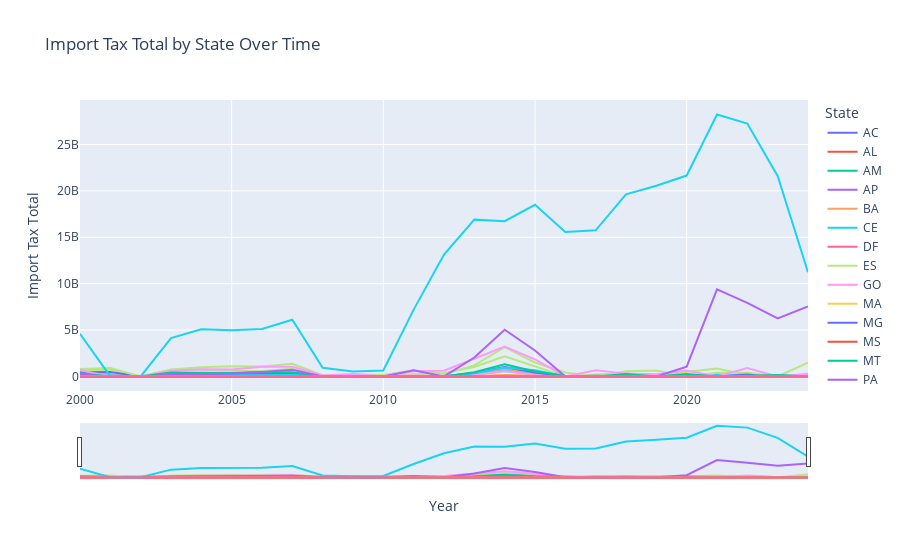

The notebook cell this image was saved under:
### Code cell
state_import_tax_fig = create_tax_trend_plot(df=plt_state_trend, tax_type="import", column="state")
state_import_tax_fig.show()

### Figure 1 — Plotly figure (JSON) as saved in the notebook; plotly's stock layout.template omitted (floating-point values rounded to 4 significant figures)
{"data": [{"customdata": [["AC"], ["AC"], ["AC"], ["AC"], ["AC"], ["AC"], ["AC"], ["AC"], ["AC"], ["AC"], ["AC"], ["AC"], ["AC"], ["AC"], ["AC"], ["AC"], ["AC"], ["AC"], ["AC"], ["AC"], ["AC"], ["AC"], ["AC"], ["AC"], ["AC"]], "hovertemplate": "state=%{customdata[0]}<br>Year=%{x}<br>Import Tax Total=%{y}<extra></extra>", "legendgroup": "AC", "line": {"color": "#636efa", "dash": "solid"}, "marker": {"symbol": "circle"}, "mode": "lines", "name": "AC", "orientation": "v", "showlegend": true, "type": "scatter", "x": [2000, 2001, 2002, 2003, 2004, 2005, 2006, 2007, 2008, 2009, 2010, 2011, 2012, 2013, 2014, 2015, 2016, 2017, 2018, 2019, 2020, 2021, 2022, 2023, 2024], "xaxis": "x", "y": [9763, 21124, 2515, 65818, 70647, 90912, 109128, 94177, 0, 0, 9990, 34313, 0, 17808, 238901, 13314, 0, 0, 0, 0, 0, 0, 0, 0, 0], "yaxis": "y"}, {"customdata": [["AL"], ["AL"], ["AL"], ["AL"], ["AL"], ["AL"], ["AL"], ["AL"], ["AL"], ["AL"], ["AL"], ["AL"], ["AL"], ["AL"], ["AL"], ["AL"], ["AL"], ["AL"], ["AL"], ["AL"], ["AL"], ["AL"], ["AL"], ["AL"], ["AL"]], "hovertemplate": "state=%{customdata[0]}<br>Year=%{x}<br>Import Tax Total=%{y}<extra></extra>", "legendgroup": "AL", "line": {"color": "#EF553B", "dash": "solid"}, "marker": {"symbol": "circle"}, "mode": "lines", "name": "AL", "orientation": "v", "showlegend": true, "type": "scatter", "x": [2000, 2001, 2002, 2003, 2004, 2005, 2006, 2007, 2008, 2009, 2010, 2011, 2012, 2013, 2014, 2015, 2016, 2017, 2018, 2019, 2020, 2021, 2022, 2023, 2024], "xaxis": "x", "y": [6839260, 10909186, 0, 5970599, 3316647, 4203046, -126804, 3483429, 0, 0, 0, 616332, 0, 3074222, 5117613, 604841, 0, 0, 0, 0, 0, 0, 0, 0, 0], "yaxis": "y"}, {"customdata": [["AM"], ["AM"], ["AM"], ["AM"], ["AM"], ["AM"], ["AM"], ["AM"], ["AM"], ["AM"], ["AM"], ["AM"], ["AM"], ["AM"], ["AM"], ["AM"], ["AM"], ["AM"], ["AM"], ["AM"], ["AM"], ["AM"], ["AM"], ["AM"], ["AM"]], "hovertemplate": "state=%{customdata[0]}<br>Year=%{x}<br>Import Tax Total=%{y}<extra></extra>", "legendgroup": "AM", "line": {"color": "#00cc96", "dash": "solid"}, "marker": {"symbol": "circle"}, "mode": "lines", "name": "AM", "orientation": "v", "showlegend": true, "type": "scatter", "x": [2000, 2001, 2002, 2003, 2004, 2005, 2006, 2007, 2008, 2009, 2010, 2011, 2012, 2013, 2014, 2015, 2016, 2017, 2018, 2019, 2020, 2021, 2022, 2023, 2024], "xaxis": "x", "y": [164099075, 177413514, 0, 186277577, 212066665, 192807402, 218987575, 283446316, 0, 0, 0, 25526047, 0, 254256326, 667252855, 253903837, 0, 0, 0, 59897377, 0, 0, 0, 0, 0], "yaxis": "y"}, {"customdata": [["AP"], ["AP"], ["AP"], ["AP"], ["AP"], ["AP"], ["AP"], ["AP"], ["AP"], ["AP"], ["AP"], ["AP"], ["AP"], ["AP"], ["AP"], ["AP"], ["AP"], ["AP"], ["AP"], ["AP"], ["AP"], ["AP"], ["AP"], ["AP"], ["AP"]], "hovertemplate": "state=%{customdata[0]}<br>Year=%{x}<br>Import Tax Total=%{y}<extra></extra>", "legendgroup": "AP", "line": {"color": "#ab63fa", "dash": "solid"}, "marker": {"symbol": "circle"}, "mode": "lines", "name": "AP", "orientation": "v", "showlegend": true, "type": "scatter", "x": [2000, 2001, 2002, 2003, 2004, 2005, 2006, 2007, 2008, 2009, 2010, 2011, 2012, 2013, 2014, 2015, 2016, 2017, 2018, 2019, 2020, 2021, 2022, 2023, 2024], "xaxis": "x", "y": [475526, 653490, 1423, 668085, 5316830, 159136, 77345, 1118604, 0, 0, 0, 104265, 0, 113588, 1094247, 122895, 0, 4642, 0, 0, 25, 0, 0, 0, 0], "yaxis": "y"}, {"customdata": [["BA"], ["BA"], ["BA"], ["BA"], ["BA"], ["BA"], ["BA"], ["BA"], ["BA"], ["BA"], ["BA"], ["BA"], ["BA"], ["BA"], ["BA"], ["BA"], ["BA"], ["BA"], ["BA"], ["BA"], ["BA"], ["BA"], ["BA"], ["BA"], ["BA"]], "hovertemplate": "state=%{customdata[0]}<br>Year=%{x}<br>Import Tax Total=%{y}<extra></extra>", "legendgroup": "BA", "line": {"color": "#FFA15A", "dash": "solid"}, "marker": {"symbol": "circle"}, "mode": "lines", "name": "BA", "orientation": "v", "showlegend": true, "type": "scatter", "x": [2000, 2001, 2002, 2003, 2004, 2005, 2006, 2007, 2008, 2009, 2010, 2011, 2012, 2013, 2014, 2015, 2016, 2017, 2018, 2019, 2020, 2021, 2022, 2023, 2024], "xaxis": "x", "y": [178338653, 211365712, 0, 217461740, 278451593, 242148689, 313993878, 367362384, 0, 0, 0, 37439011, 0, 382920729, 800733207, 362357657, 0, 0, 0, 0, 105429272, 0, 0, 0, 0], "yaxis": "y"}, {"customdata": [["CE"], ["CE"], ["CE"], ["CE"], ["CE"], ["CE"], ["CE"], ["CE"], ["CE"], ["CE"], ["CE"], ["CE"], ["CE"], ["CE"], ["CE"], ["CE"], ["CE"], ["CE"], ["CE"], ["CE"], ["CE"], ["CE"], ["CE"], ["CE"], ["CE"]], "hovertemplate": "state=%{customdata[0]}<br>Year=%{x}<br>Import Tax Total=%{y}<extra></extra>", "legendgroup": "CE", "line": {"color": "#19d3f3", "dash": "solid"}, "marker": {"symbol": "circle"}, "mode": "lines", "name": "CE", "orientation": "v", "showlegend": true, "type": "scatter", "x": [2000, 2001, 2002, 2003, 2004, 2005, 2006, 2007, 2008, 2009, 2010, 2011, 2012, 2013, 2014, 2015, 2016, 2017, 2018, 2019, 2020, 2021, 2022, 2023, 2024], "xaxis": "x", "y": [86059151, 97978069, 0, 98279078, 69159395, 69451034, 94140080, 141302759, 15923187, 0, 0, 45198061, 0, 214744525, 595217394, 230247617, 0, 0, 0, 0, 0, 86354388, 0, 0, 0], "yaxis": "y"}, {"customdata": [["DF"], ["DF"], ["DF"], ["DF"], ["DF"], ["DF"], ["DF"], ["DF"], ["DF"], ["DF"], ["DF"], ["DF"], ["DF"], ["DF"], ["DF"], ["DF"], ["DF"], ["DF"], ["DF"], ["DF"], ["DF"], ["DF"], ["DF"], ["DF"], ["DF"]], "hovertemplate": "state=%{customdata[0]}<br>Year=%{x}<br>Import Tax Total=%{y}<extra></extra>", "legendgroup": "DF", "line": {"color": "#FF6692", "dash": "solid"}, "marker": {"symbol": "circle"}, "mode": "lines", "name": "DF", "orientation": "v", "showlegend": true, "type": "scatter", "x": [2000, 2001, 2002, 2003, 2004, 2005, 2006, 2007, 2008, 2009, 2010, 2011, 2012, 2013, 2014, 2015, 2016, 2017, 2018, 2019, 2020, 2021, 2022, 2023, 2024], "xaxis": "x", "y": [26964155, 31730463, 0, 30114443, 15609162, 22094848, 21862139, 20777409, 1101055, 0, 0, 2471587, 0, 38694180, 42862598, 12426964, 0, 0, 0, 0, 0, 0, 0, 0, 0], "yaxis": "y"}, {"customdata": [["ES"], ["ES"], ["ES"], ["ES"], ["ES"], ["ES"], ["ES"], ["ES"], ["ES"], ["ES"], ["ES"], ["ES"], ["ES"], ["ES"], ["ES"], ["ES"], ["ES"], ["ES"], ["ES"], ["ES"], ["ES"], ["ES"], ["ES"], ["ES"], ["ES"]], "hovertemplate": "state=%{customdata[0]}<br>Year=%{x}<br>Import Tax Total=%{y}<extra></extra>", "legendgroup": "ES", "line": {"color": "#B6E880", "dash": "solid"}, "marker": {"symbol": "circle"}, "mode": "lines", "name": "ES", "orientation": "v", "showlegend": true, "type": "scatter", "x": [2000, 2001, 2002, 2003, 2004, 2005, 2006, 2007, 2008, 2009, 2010, 2011, 2012, 2013, 2014, 2015, 2016, 2017, 2018, 2019, 2020, 2021, 2022, 2023, 2024], "xaxis": "x", "y": [667141839, 733808122, 0, 741768876, 1002206690, 1092138101, 1072689804, 1370143653, 131062007, 106742303, 0, 245380503, 384828443, 1023768838, 2169071472, 1056824475, 0, 214047556, 319762140, 129174314, 473379734, 855199189, 162394367, 0, 1499641423], "yaxis": "y"}, {"customdata": [["GO"], ["GO"], ["GO"], ["GO"], ["GO"], ["GO"], ["GO"], ["GO"], ["GO"], ["GO"], ["GO"], ["GO"], ["GO"], ["GO"], ["GO"], ["GO"], ["GO"], ["GO"], ["GO"], ["GO"], ["GO"], ["GO"], ["GO"], ["GO"], ["GO"]], "hovertemplate": "state=%{customdata[0]}<br>Year=%{x}<br>Import Tax Total=%{y}<extra></extra>", "legendgroup": "GO", "line": {"color": "#FF97FF", "dash": "solid"}, "marker": {"symbol": "circle"}, "mode": "lines", "name": "GO", "orientation": "v", "showlegend": true, "type": "scatter", "x": [2000, 2001, 2002, 2003, 2004, 2005, 2006, 2007, 2008, 2009, 2010, 2011, 2012, 2013, 2014, 2015, 2016, 2017, 2018, 2019, 2020, 2021, 2022, 2023, 2024], "xaxis": "x", "y": [88990608, 120033407, 0, 121699815, 21903718, 27912460, 82076257, 218739878, 0, 0, 0, 91977768, 0, 172861051, 598900438, 181749110, 0, 0, 0, 0, 0, 0, 0, 0, 0], "yaxis": "y"}, {"customdata": [["MA"], ["MA"], ["MA"], ["MA"], ["MA"], ["MA"], ["MA"], ["MA"], ["MA"], ["MA"], ["MA"], ["MA"], ["MA"], ["MA"], ["MA"], ["MA"], ["MA"], ["MA"], ["MA"], ["MA"], ["MA"], ["MA"], ["MA"], ["MA"], ["MA"]], "hovertemplate": "state=%{customdata[0]}<br>Year=%{x}<br>Import Tax Total=%{y}<extra></extra>", "legendgroup": "MA", "line": {"color": "#FECB52", "dash": "solid"}, "marker": {"symbol": "circle"}, "mode": "lines", "name": "MA", "orientation": "v", "showlegend": true, "type": "scatter", "x": [2000, 2001, 2002, 2003, 2004, 2005, 2006, 2007, 2008, 2009, 2010, 2011, 2012, 2013, 2014, 2015, 2016, 2017, 2018, 2019, 2020, 2021, 2022, 2023, 2024], "xaxis": "x", "y": [54042783, 21100300, 0, 21726981, 26657003, 33738797, 32319886, 55887960, 0, 0, 0, 5391820, 0, 16119512, 72589425, 27260054, 0, 0, 0, 0, 0, 0, 1384262, 0, 0], "yaxis": "y"}, {"customdata": [["MG"], ["MG"], ["MG"], ["MG"], ["MG"], ["MG"], ["MG"], ["MG"], ["MG"], ["MG"], ["MG"], ["MG"], ["MG"], ["MG"], ["MG"], ["MG"], ["MG"], ["MG"], ["MG"], ["MG"], ["MG"], ["MG"], ["MG"], ["MG"], ["MG"]], "hovertemplate": "state=%{customdata[0]}<br>Year=%{x}<br>Import Tax Total=%{y}<extra></extra>", "legendgroup": "MG", "line": {"color": "#636efa", "dash": "solid"}, "marker": {"symbol": "circle"}, "mode": "lines", "name": "MG", "orientation": "v", "showlegend": true, "type": "scatter", "x": [2000, 2001, 2002, 2003, 2004, 2005, 2006, 2007, 2008, 2009, 2010, 2011, 2012, 2013, 2014, 2015, 2016, 2017, 2018, 2019, 2020, 2021, 2022, 2023, 2024], "xaxis": "x", "y": [447682435, 486997525, 0, 428346714, 189197523, 204407660, 270581602, 374116179, 31739982, 0, 0, 66259177, 0, 390140950, 1007886081, 435964883, 0, 64339371, 0, 0, 165263618, 0, 270486244, 0, 0], "yaxis": "y"}, {"customdata": [["MS"], ["MS"], ["MS"], ["MS"], ["MS"], ["MS"], ["MS"], ["MS"], ["MS"], ["MS"], ["MS"], ["MS"], ["MS"], ["MS"], ["MS"], ["MS"], ["MS"], ["MS"], ["MS"], ["MS"], ["MS"], ["MS"], ["MS"], ["MS"], ["MS"]], "hovertemplate": "state=%{customdata[0]}<br>Year=%{x}<br>Import Tax Total=%{y}<extra></extra>", "legendgroup": "MS", "line": {"color": "#EF553B", "dash": "solid"}, "marker": {"symbol": "circle"}, "mode": "lines", "name": "MS", "orientation": "v", "showlegend": true, "type": "scatter", "x": [2000, 2001, 2002, 2003, 2004, 2005, 2006, 2007, 2008, 2009, 2010, 2011, 2012, 2013, 2014, 2015, 2016, 2017, 2018, 2019, 2020, 2021, 2022, 2023, 2024], "xaxis": "x", "y": [3264700, 6101253, 0, 25431653, 930766, 740632, 1019933, 2659632, 0, 0, 0, 1027066, 0, 1191113, 4790800, 1116346, 0, 0, 0, 0, 0, 0, 0, 0, 0], "yaxis": "y"}, {"customdata": [["MT"], ["MT"], ["MT"], ["MT"], ["MT"], ["MT"], ["MT"], ["MT"], ["MT"], ["MT"], ["MT"], ["MT"], ["MT"], ["MT"], ["MT"], ["MT"], ["MT"], ["MT"], ["MT"], ["MT"], ["MT"], ["MT"], ["MT"], ["MT"], ["MT"]], "hovertemplate": "state=%{customdata[0]}<br>Year=%{x}<br>Import Tax Total=%{y}<extra></extra>", "legendgroup": "MT", "line": {"color": "#00cc96", "dash": "solid"}, "marker": {"symbol": "circle"}, "mode": "lines", "name": "MT", "orientation": "v", "showlegend": true, "type": "scatter", "x": [2000, 2001, 2002, 2003, 2004, 2005, 2006, 2007, 2008, 2009, 2010, 2011, 2012, 2013, 2014, 2015, 2016, 2017, 2018, 2019, 2020, 2021, 2022, 2023, 2024], "xaxis": "x", "y": [7677782, 11067663, 0, 29313734, 877778, 3195193, 8867622, 14264067, 0, 1744754, 0, 1044271, 0, 8406007, 76016545, 9098073, 0, 1357881, 0, 0, 0, 0, 0, 0, 0], "yaxis": "y"}, {"customdata": [["PA"], ["PA"], ["PA"], ["PA"], ["PA"], ["PA"], ["PA"], ["PA"], ["PA"], ["PA"], ["PA"], ["PA"], ["PA"], ["PA"], ["PA"], ["PA"], ["PA"], ["PA"], ["PA"], ["PA"], ["PA"], ["PA"], ["PA"], ["PA"], ["PA"]], "hovertemplate": "state=%{customdata[0]}<br>Year=%{x}<br>Import Tax Total=%{y}<extra></extra>", "legendgroup": "PA", "line": {"color": "#ab63fa", "dash": "solid"}, "marker": {"symbol": "circle"}, "mode": "lines", "name": "PA", "orientation": "v", "showlegend": true, "type": "scatter", "x": [2000, 2001, 2002, 2003, 2004, 2005, 2006, 2007, 2008, 2009, 2010, 2011, 2012, 2013, 2014, 2015, 2016, 2017, 2018, 2019, 2020, 2021, 2022, 2023, 2024], "xaxis": "x", "y": [29032785, 30263628, 0, 40265773, 24089988, 16407733, 17806501, 27437276, 0, 0, 2170833, 1776251, 6537218, 21677972, 66659930, 22868482, 0, 0, 0, 0, 0, 0, 0, 0, 0], "yaxis": "y"}, {"customdata": [["PB"], ["PB"], ["PB"], ["PB"], ["PB"], ["PB"], ["PB"], ["PB"], ["PB"], ["PB"], ["PB"], ["PB"], ["PB"], ["PB"], ["PB"], ["PB"], ["PB"], ["PB"], ["PB"], ["PB"], ["PB"], ["PB"], ["PB"], ["PB"], ["PB"]], "hovertemplate": "state=%{customdata[0]}<br>Year=%{x}<br>Import Tax Total=%{y}<extra></extra>", "legendgroup": "PB", "line": {"color": "#FFA15A", "dash": "solid"}, "marker": {"symbol": "circle"}, "mode": "lines", "name": "PB", "orientation": "v", "showlegend": true, "type": "scatter", "x": [2000, 2001, 2002, 2003, 2004, 2005, 2006, 2007, 2008, 2009, 2010, 2011, 2012, 2013, 2014, 2015, 2016, 2017, 2018, 2019, 2020, 2021, 2022, 2023, 2024], "xaxis": "x", "y": [15441688, 13196414, 0, 8610426, 5460024, 4812751, 12251034, 14311387, 0, 4668695, 5655269, 9971480, 0, 40919763, 143450927, 59738670, 0, 0, 0, 0, 0, 0, 0, 0, 0], "yaxis": "y"}, {"customdata": [["PE"], ["PE"], ["PE"], ["PE"], ["PE"], ["PE"], ["PE"], ["PE"], ["PE"], ["PE"], ["PE"], ["PE"], ["PE"], ["PE"], ["PE"], ["PE"], ["PE"], ["PE"], ["PE"], ["PE"], ["PE"], ["PE"], ["PE"], ["PE"], ["PE"]], "hovertemplate": "state=%{customdata[0]}<br>Year=%{x}<br>Import Tax Total=%{y}<extra></extra>", "legendgroup": "PE", "line": {"color": "#19d3f3", "dash": "solid"}, "marker": {"symbol": "circle"}, "mode": "lines", "name": "PE", "orientation": "v", "showlegend": true, "type": "scatter", "x": [2000, 2001, 2002, 2003, 2004, 2005, 2006, 2007, 2008, 2009, 2010, 2011, 2012, 2013, 2014, 2015, 2016, 2017, 2018, 2019, 2020, 2021, 2022, 2023, 2024], "xaxis": "x", "y": [113994044, 110780016, 0, 120066699, 122064857, 118505890, 143172390, 166770047, 0, 0, 0, 46178471, 0, 338684428, 955651855, 673158683, 0, 0, 0, 0, 0, 243036486, 0, 106387277, 113326661], "yaxis": "y"}, {"customdata": [["PI"], ["PI"], ["PI"], ["PI"], ["PI"], ["PI"], ["PI"], ["PI"], ["PI"], ["PI"], ["PI"], ["PI"], ["PI"], ["PI"], ["PI"], ["PI"], ["PI"], ["PI"], ["PI"], ["PI"], ["PI"], ["PI"], ["PI"], ["PI"], ["PI"]], "hovertemplate": "state=%{customdata[0]}<br>Year=%{x}<br>Import Tax Total=%{y}<extra></extra>", "legendgroup": "PI", "line": {"color": "#FF6692", "dash": "solid"}, "marker": {"symbol": "circle"}, "mode": "lines", "name": "PI", "orientation": "v", "showlegend": true, "type": "scatter", "x": [2000, 2001, 2002, 2003, 2004, 2005, 2006, 2007, 2008, 2009, 2010, 2011, 2012, 2013, 2014, 2015, 2016, 2017, 2018, 2019, 2020, 2021, 2022, 2023, 2024], "xaxis": "x", "y": [4131846, 3876349, 0, 3327281, 305853, 143071, 266590, 466798, 0, 0, 0, 90760, 0, 2618556, 873846, 369830, 0, 0, 0, 0, 0, 0, 0, 0, 0], "yaxis": "y"}, {"customdata": [["PR"], ["PR"], ["PR"], ["PR"], ["PR"], ["PR"], ["PR"], ["PR"], ["PR"], ["PR"], ["PR"], ["PR"], ["PR"], ["PR"], ["PR"], ["PR"], ["PR"], ["PR"], ["PR"], ["PR"], ["PR"], ["PR"], ["PR"], ["PR"], ["PR"]], "hovertemplate": "state=%{customdata[0]}<br>Year=%{x}<br>Import Tax Total=%{y}<extra></extra>", "legendgroup": "PR", "line": {"color": "#B6E880", "dash": "solid"}, "marker": {"symbol": "circle"}, "mode": "lines", "name": "PR", "orientation": "v", "showlegend": true, "type": "scatter", "x": [2000, 2001, 2002, 2003, 2004, 2005, 2006, 2007, 2008, 2009, 2010, 2011, 2012, 2013, 2014, 2015, 2016, 2017, 2018, 2019, 2020, 2021, 2022, 2023, 2024], "xaxis": "x", "y": [801005657, 906910280, 0, 712606050, 733018233, 620143751, 596440063, 833598565, 0, 212391828, 165202485, 663909993, 256296474, 1191983968, 3160404022, 1505366596, 418630978, 0, 553957539, 634653800, 0, 396317827, 438924365, 0, 0], "yaxis": "y"}, {"customdata": [["RJ"], ["RJ"], ["RJ"], ["RJ"], ["RJ"], ["RJ"], ["RJ"], ["RJ"], ["RJ"], ["RJ"], ["RJ"], ["RJ"], ["RJ"], ["RJ"], ["RJ"], ["RJ"], ["RJ"], ["RJ"], ["RJ"], ["RJ"], ["RJ"], ["RJ"], ["RJ"], ["RJ"], ["RJ"]], "hovertemplate": "state=%{customdata[0]}<br>Year=%{x}<br>Import Tax Total=%{y}<extra></extra>", "legendgroup": "RJ", "line": {"color": "#FF97FF", "dash": "solid"}, "marker": {"symbol": "circle"}, "mode": "lines", "name": "RJ", "orientation": "v", "showlegend": true, "type": "scatter", "x": [2000, 2001, 2002, 2003, 2004, 2005, 2006, 2007, 2008, 2009, 2010, 2011, 2012, 2013, 2014, 2015, 2016, 2017, 2018, 2019, 2020, 2021, 2022, 2023, 2024], "xaxis": "x", "y": [665164034, 0, 0, 580694984, 763219359, 759179724, 1039004964, 1056949502, 111673859, 276589013, 0, 570280925, 625961266, 1954676181, 3224251829, 1842422318, 0, 677136017, 304651042, 231091615, 651409907, 0, 909087124, 0, 281863346], "yaxis": "y"}, {"customdata": [["RN"], ["RN"], ["RN"], ["RN"], ["RN"], ["RN"], ["RN"], ["RN"], ["RN"], ["RN"], ["RN"], ["RN"], ["RN"], ["RN"], ["RN"], ["RN"], ["RN"], ["RN"], ["RN"], ["RN"], ["RN"], ["RN"], ["RN"], ["RN"], ["RN"]], "hovertemplate": "state=%{customdata[0]}<br>Year=%{x}<br>Import Tax Total=%{y}<extra></extra>", "legendgroup": "RN", "line": {"color": "#FECB52", "dash": "solid"}, "marker": {"symbol": "circle"}, "mode": "lines", "name": "RN", "orientation": "v", "showlegend": true, "type": "scatter", "x": [2000, 2001, 2002, 2003, 2004, 2005, 2006, 2007, 2008, 2009, 2010, 2011, 2012, 2013, 2014, 2015, 2016, 2017, 2018, 2019, 2020, 2021, 2022, 2023, 2024], "xaxis": "x", "y": [11313955, 0, 0, 26885030, 16114121, 2550607, 3624771, 7101739, 0, 0, 0, 5131993, 0, 4663246, 18546632, 11822096, 0, 0, 0, 0, 0, 0, 0, 0, 0], "yaxis": "y"}, {"customdata": [["RO"], ["RO"], ["RO"], ["RO"], ["RO"], ["RO"], ["RO"], ["RO"], ["RO"], ["RO"], ["RO"], ["RO"], ["RO"], ["RO"], ["RO"], ["RO"], ["RO"], ["RO"], ["RO"], ["RO"], ["RO"], ["RO"], ["RO"], ["RO"], ["RO"]], "hovertemplate": "state=%{customdata[0]}<br>Year=%{x}<br>Import Tax Total=%{y}<extra></extra>", "legendgroup": "RO", "line": {"color": "#636efa", "dash": "solid"}, "marker": {"symbol": "circle"}, "mode": "lines", "name": "RO", "orientation": "v", "showlegend": true, "type": "scatter", "x": [2000, 2001, 2002, 2003, 2004, 2005, 2006, 2007, 2008, 2009, 2010, 2011, 2012, 2013, 2014, 2015, 2016, 2017, 2018, 2019, 2020, 2021, 2022, 2023, 2024], "xaxis": "x", "y": [473614, 0, 0, 1675461, 619599, 537437, 143958, 166538, 76432, 0, 0, 261773, 0, 369021, 821975, 87319, 0, 0, 0, 14945, 0, 0, 0, 0, 0], "yaxis": "y"}, {"customdata": [["RR"], ["RR"], ["RR"], ["RR"], ["RR"], ["RR"], ["RR"], ["RR"], ["RR"], ["RR"], ["RR"], ["RR"], ["RR"], ["RR"], ["RR"], ["RR"], ["RR"], ["RR"], ["RR"], ["RR"], ["RR"], ["RR"], ["RR"], ["RR"], ["RR"]], "hovertemplate": "state=%{customdata[0]}<br>Year=%{x}<br>Import Tax Total=%{y}<extra></extra>", "legendgroup": "RR", "line": {"color": "#EF553B", "dash": "solid"}, "marker": {"symbol": "circle"}, "mode": "lines", "name": "RR", "orientation": "v", "showlegend": true, "type": "scatter", "x": [2000, 2001, 2002, 2003, 2004, 2005, 2006, 2007, 2008, 2009, 2010, 2011, 2012, 2013, 2014, 2015, 2016, 2017, 2018, 2019, 2020, 2021, 2022, 2023, 2024], "xaxis": "x", "y": [55851, 2119, 1283, 137251, 280987, 58902, 203821, 1002685, 0, 0, 0, 53841, 0, 146844, 395368, 172326, 31240, 0, 0, 0, 0, 4697, 46164, 0, 0], "yaxis": "y"}, {"customdata": [["RS"], ["RS"], ["RS"], ["RS"], ["RS"], ["RS"], ["RS"], ["RS"], ["RS"], ["RS"], ["RS"], ["RS"], ["RS"], ["RS"], ["RS"], ["RS"], ["RS"], ["RS"], ["RS"], ["RS"], ["RS"], ["RS"], ["RS"], ["RS"], ["RS"]], "hovertemplate": "state=%{customdata[0]}<br>Year=%{x}<br>Import Tax Total=%{y}<extra></extra>", "legendgroup": "RS", "line": {"color": "#00cc96", "dash": "solid"}, "marker": {"symbol": "circle"}, "mode": "lines", "name": "RS", "orientation": "v", "showlegend": true, "type": "scatter", "x": [2000, 2001, 2002, 2003, 2004, 2005, 2006, 2007, 2008, 2009, 2010, 2011, 2012, 2013, 2014, 2015, 2016, 2017, 2018, 2019, 2020, 2021, 2022, 2023, 2024], "xaxis": "x", "y": [351389088, 0, 0, 423365235, 388057203, 367183781, 490440041, 445813685, 0, 0, 0, 69944998, 0, 458497730, 1300351553, 527227973, 84678557, 0, 261353075, 0, 269275170, 0, 102649422, 143730828, 0], "yaxis": "y"}, {"customdata": [["SC"], ["SC"], ["SC"], ["SC"], ["SC"], ["SC"], ["SC"], ["SC"], ["SC"], ["SC"], ["SC"], ["SC"], ["SC"], ["SC"], ["SC"], ["SC"], ["SC"], ["SC"], ["SC"], ["SC"], ["SC"], ["SC"], ["SC"], ["SC"], ["SC"]], "hovertemplate": "state=%{customdata[0]}<br>Year=%{x}<br>Import Tax Total=%{y}<extra></extra>", "legendgroup": "SC", "line": {"color": "#ab63fa", "dash": "solid"}, "marker": {"symbol": "circle"}, "mode": "lines", "name": "SC", "orientation": "v", "showlegend": true, "type": "scatter", "x": [2000, 2001, 2002, 2003, 2004, 2005, 2006, 2007, 2008, 2009, 2010, 2011, 2012, 2013, 2014, 2015, 2016, 2017, 2018, 2019, 2020, 2021, 2022, 2023, 2024], "xaxis": "x", "y": [180521253, 0, 0, 175834053, 226843238, 311581568, 486736238, 730642801, 0, 0, 0, 661473320, 0, 2041167702, 5040072385, 2802299346, 0, 0, 0, 0, 1060365459, 9376495730, 7922813459, 6247683523, 7537483878], "yaxis": "y"}, {"customdata": [["SE"], ["SE"], ["SE"], ["SE"], ["SE"], ["SE"], ["SE"], ["SE"], ["SE"], ["SE"], ["SE"], ["SE"], ["SE"], ["SE"], ["SE"], ["SE"], ["SE"], ["SE"], ["SE"], ["SE"], ["SE"], ["SE"], ["SE"], ["SE"], ["SE"]], "hovertemplate": "state=%{customdata[0]}<br>Year=%{x}<br>Import Tax Total=%{y}<extra></extra>", "legendgroup": "SE", "line": {"color": "#FFA15A", "dash": "solid"}, "marker": {"symbol": "circle"}, "mode": "lines", "name": "SE", "orientation": "v", "showlegend": true, "type": "scatter", "x": [2000, 2001, 2002, 2003, 2004, 2005, 2006, 2007, 2008, 2009, 2010, 2011, 2012, 2013, 2014, 2015, 2016, 2017, 2018, 2019, 2020, 2021, 2022, 2023, 2024], "xaxis": "x", "y": [10476611, 0, 0, 19448144, 2996006, 3573604, 2172636, 2163628, 0, 80976, 0, 594661, 0, 1330878, 4042362, 732049, 0, 0, 69853, 0, 0, 0, 0, 0, 0], "yaxis": "y"}, {"customdata": [["SP"], ["SP"], ["SP"], ["SP"], ["SP"], ["SP"], ["SP"], ["SP"], ["SP"], ["SP"], ["SP"], ["SP"], ["SP"], ["SP"], ["SP"], ["SP"], ["SP"], ["SP"], ["SP"], ["SP"], ["SP"], ["SP"], ["SP"], ["SP"], ["SP"]], "hovertemplate": "state=%{customdata[0]}<br>Year=%{x}<br>Import Tax Total=%{y}<extra></extra>", "legendgroup": "SP", "line": {"color": "#19d3f3", "dash": "solid"}, "marker": {"symbol": "circle"}, "mode": "lines", "name": "SP", "orientation": "v", "showlegend": true, "type": "scatter", "x": [2000, 2001, 2002, 2003, 2004, 2005, 2006, 2007, 2008, 2009, 2010, 2011, 2012, 2013, 2014, 2015, 2016, 2017, 2018, 2019, 2020, 2021, 2022, 2023, 2024], "xaxis": "x", "y": [4594836933, 0, 0, 4128325862, 5090798053, 4987912657, 5125222060, 6112982316, 937915289, 537216544, 634469139, 7203227323, 13138498085, 16901887542, 16736881988, 18506680028, 15576983597, 15755727727, 19631286031, 20559731430, 21652765044, 28229122055, 27253135218, 21604002214, 11224987027], "yaxis": "y"}, {"customdata": [["TO"], ["TO"], ["TO"], ["TO"], ["TO"], ["TO"], ["TO"], ["TO"], ["TO"], ["TO"], ["TO"], ["TO"], ["TO"], ["TO"], ["TO"], ["TO"], ["TO"], ["TO"], ["TO"], ["TO"], ["TO"], ["TO"], ["TO"], ["TO"], ["TO"]], "hovertemplate": "state=%{customdata[0]}<br>Year=%{x}<br>Import Tax Total=%{y}<extra></extra>", "legendgroup": "TO", "line": {"color": "#FF6692", "dash": "solid"}, "marker": {"symbol": "circle"}, "mode": "lines", "name": "TO", "orientation": "v", "showlegend": true, "type": "scatter", "x": [2000, 2001, 2002, 2003, 2004, 2005, 2006, 2007, 2008, 2009, 2010, 2011, 2012, 2013, 2014, 2015, 2016, 2017, 2018, 2019, 2020, 2021, 2022, 2023, 2024], "xaxis": "x", "y": [1171831, 434, 158, 2516322, 23140, 236684, 60707, 65220, 0, 0, 0, 1359, 0, 24112, 32914, 8463, 0, 0, 0, 0, 0, 957, 0, 2120391, 0], "yaxis": "y"}], "layout": {"hovermode": "closest", "legend": {"title": {"text": "State"}, "tracegroupgap": 0}, "title": {"text": "Import Tax Total by State Over Time"}, "xaxis": {"anchor": "y", "domain": [0, 1], "rangeslider": {"visible": true}, "title": {"text": "Year"}}, "yaxis": {"anchor": "x", "domain": [0, 1], "title": {"text": "Import Tax Total"}}}}
